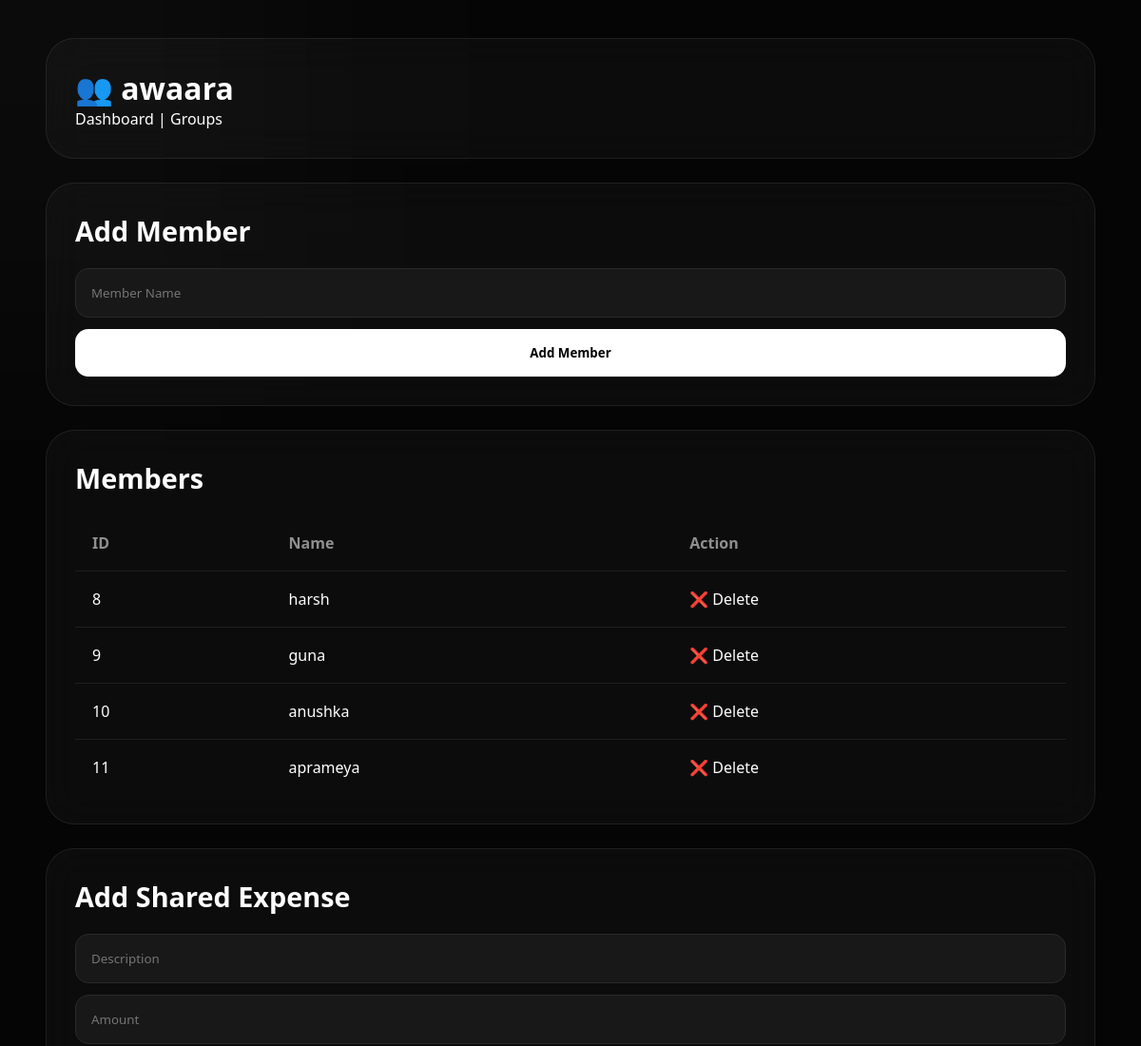
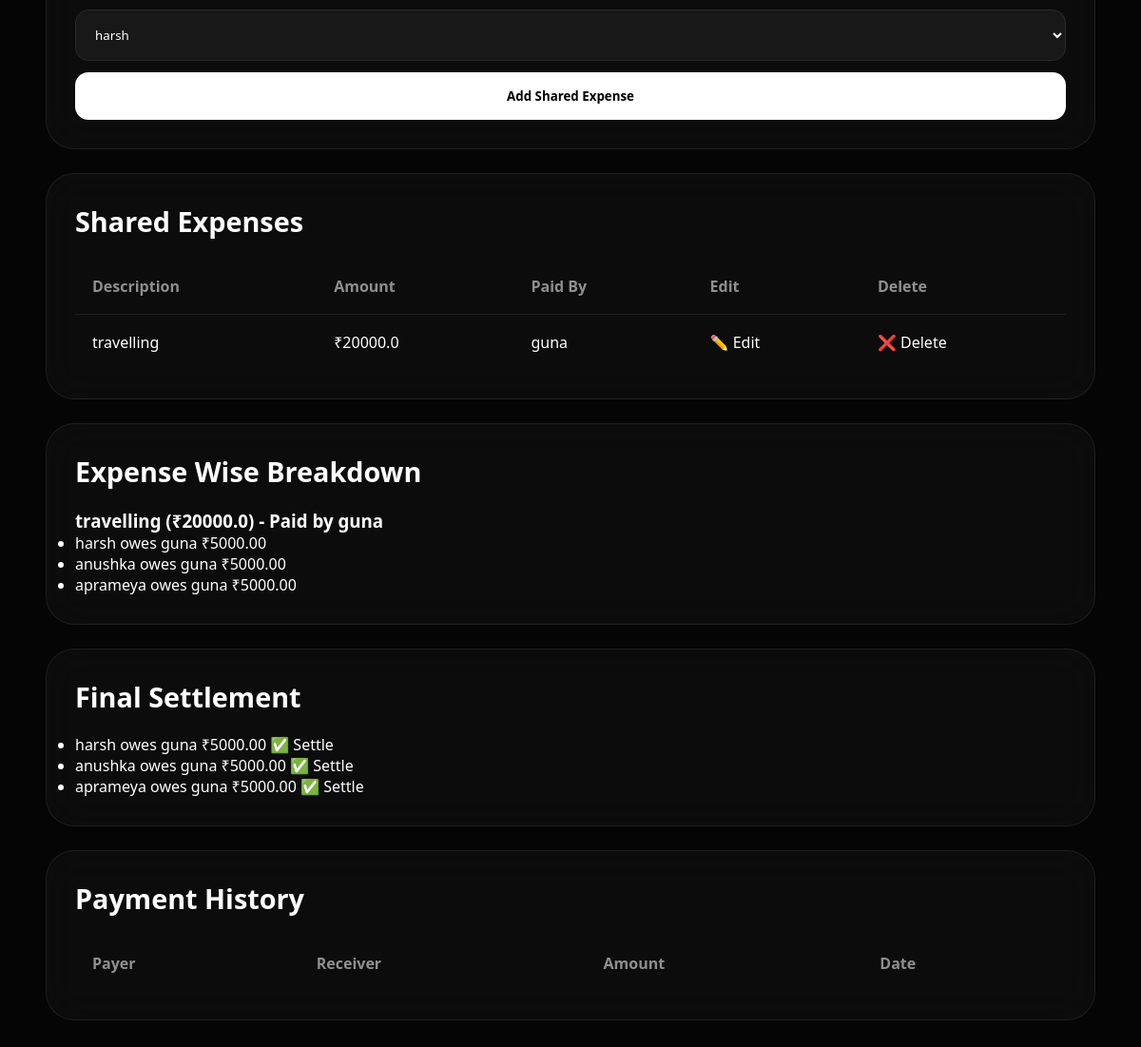
The page /group/1 on the database its author committed (2 pictures, top to bottom).
### tables this page shows
CREATE TABLE groups_table (
    id INTEGER PRIMARY KEY AUTOINCREMENT,
    group_name TEXT NOT NULL
);

CREATE TABLE members (
    id INTEGER PRIMARY KEY AUTOINCREMENT,
    group_id INTEGER,
    member_name TEXT NOT NULL
);

CREATE TABLE shared_expenses (
    id INTEGER PRIMARY KEY AUTOINCREMENT,
    group_id INTEGER,
    description TEXT,
    amount REAL,
    paid_by TEXT
);

### app.py (the view)
@app.route("/group/<int:group_id>")
def group_details(group_id):
    conn = sqlite3.connect("expenses.db")
    cursor = conn.cursor()
    cursor.execute(
        "SELECT * FROM groups_table WHERE id=?",
        (group_id,)
    )
    group = cursor.fetchone()
    cursor.execute(
        "SELECT * FROM members WHERE group_id=?",
        (group_id,)
    )
    members = cursor.fetchall()
    cursor.execute(
        "SELECT * FROM shared_expenses WHERE group_id=?",
        (group_id,)
    )
    expenses = cursor.fetchall()
    cursor.execute(
        "SELECT * FROM settlements WHERE group_id=? ORDER BY id DESC",
        (group_id,)
    )
    settlement_history = cursor.fetchall()
    member_names = [m[2] for m in members]
    expense_breakdown = []
    for expense in expenses:
        amount = expense[3]
        paid_by = expense[4]
        description = expense[2]
        if len(member_names) == 0:
            continue
        share = amount / len(member_names)
        details = []
        for member in member_names:
            if member != paid_by:
                details.append(
                    f"{member} owes {paid_by} ₹{share:.2f}"
                )
        expense_breakdown.append({
            "description": description,
            "amount": amount,
            "paid_by": paid_by,
            "details": details
        })
    balances = defaultdict(float)
    for expense in expenses:
        amount = expense[3]
        paid_by = expense[4]
        if len(member_names) == 0:
            continue
        share = amount / len(member_names)
        balances[paid_by] += amount
        for member in member_names:
            balances[member] -= share
    for settlement in settlement_history:
        payer = settlement[2]
        receiver = settlement[3]
        amount = settlement[4]
        balances[payer] += amount
        balances[receiver] -= amount
    debtors = []
    creditors = []
    for person, amount in balances.items():
        if amount > 0:
            creditors.append([person, amount])
        elif amount < 0:
            debtors.append([person, -amount])
    settlements = []
    i = 0
    j = 0
    while i < len(debtors) and j < len(creditors):
        debtor = debtors[i]
        creditor = creditors[j]
        payment_amount = min(
            debtor[1],
            creditor[1]
        )
        settlements.append({
            "text": f"{debtor[0]} owes {creditor[0]} ₹{payment_amount:.2f}",
            "payer": debtor[0],
            "receiver": creditor[0],
            "amount": round(payment_amount, 2)
        })
        debtor[1] -= payment_amount
        creditor[1] -= payment_amount
        if debtor[1] < 0.01:
            i += 1
        if creditor[1] < 0.01:
            j += 1
    conn.close()
    return render_template(
        "group_details.html",
        group=group,
        members=members,
        expenses=expenses,
        expense_breakdown=expense_breakdown,
        balances=settlements,
        settlement_history=settlement_history
    )

### templates/group_details.html (shortened to what this page needs)
<!DOCTYPE html>
<html>
<head>
    <link rel="stylesheet"
          href="{{ url_for('static', filename='style.css') }}">
</head>
<body>
<div class="container">
    <div class="card">
        <h1>👥 {{ group[1] }}</h1>
        <p>
            <a href="/">Dashboard</a> |
            <a href="/groups">Groups</a>
        </p>
    </div>
    <div class="card">
        <h2>Add Member</h2>
        <form action="/add_member/{{ group[0] }}"
              method="POST">
            <input
                type="text"
                name="member_name"
                placeholder="Member Name"
                required>
            <button type="submit">
                Add Member
            </button>
        </form>
    </div>
    <div class="card">
        <h2>Members</h2>
        <table>
            <tr>
                <th>ID</th>
                <th>Name</th>
                <th>Action</th>
            </tr>
            {% for member in members %}
            <tr>
                <td>{{ member[0] }}</td>
                <td>{{ member[2] }}</td>
                <td>
                    <a
                    href="/delete_member/{{ member[0] }}/{{ group[0] }}"
                    onclick="return confirm('Delete this member?')">
                        ❌ Delete
                    </a>
                </td>
            </tr>
            {% endfor %}
        </table>
    </div>
    <div class="card">
        <h2>Add Shared Expense</h2>
        <form action="/add_shared_expense/{{ group[0] }}"
              method="POST">
            <input
                type="text"
                name="description"
                placeholder="Description"
                required>
            <input
                type="number"
                step="0.01"
                name="amount"
                placeholder="Amount"
                required>
            <select name="paid_by" required>
                {% for member in members %}
                <option>{{ member[2] }}</option>
                {% endfor %}
            </select>
            <button type="submit">
                Add Shared Expense
            </button>
        </form>
    </div>
    <div class="card">
        <h2>Shared Expenses</h2>
        <table>
            <tr>
                <th>Description</th>
                <th>Amount</th>
                <th>Paid By</th>
                <th>Edit</th>
                <th>Delete</th>
            </tr>
            {% for expense in expenses %}
            <tr>
                <td>{{ expense[2] }}</td>
                <td>₹{{ expense[3] }}</td>
                <td>{{ expense[4] }}</td>
                <td>
                    <a href="/edit_shared_expense/{{ expense[0] }}">
                        ✏️ Edit
                    </a>
                </td>
                <td>
                    <a
                    href="/delete_shared_expense/{{ expense[0] }}/{{ group[0] }}"
                    onclick="return confirm('Delete this expense?')">
                        ❌ Delete
                    </a>
                </td>
            </tr>
            {% endfor %}
        </table>
    </div>
    <div class="card">
        <h2>Expense Wise Breakdown</h2>
        {% for item in expense_breakdown %}
        <h3>
            {{ item.description }}
            (₹{{ item.amount }})
            - Paid by {{ item.paid_by }}
        </h3>
        <ul>
            {% for detail in item.details %}
            <li>{{ detail }}</li>
            {% endfor %}
        </ul>
        {% endfor %}
    </div>
    <div class="card">
        <h2>Final Settlement</h2>
        <ul>
            {% for balance in balances %}
            <li>
                {{ balance.text }}
                <a
                href="/settle_up/{{ group[0] }}?payer={{ balance.payer }}&receiver={{ balance.receiver }}&amount={{ balance.amount }}"
                onclick="return confirm('Mark this payment as settled?')">
                    ✅ Settle
                </a>
            </li>
            {% endfor %}
        </ul>
    </div>
    <div class="card">
        <h2>Payment History</h2>
        <table>
            <tr>
                <th>Payer</th>
                <th>Receiver</th>
                <th>Amount</th>
                <th>Date</th>
            </tr>
        </table>
    </div>
</div>
</body>
</html>

### static/style.css (style rules this page uses)
* { margin:0; padding:0; box-sizing:border-box; font-family:'Segoe UI',sans-serif; }
body { background:#050505; color:white; overflow-x:hidden; }
body::before { content:''; position:fixed; width:500px; height:500px; top:-200px; left:-200px; background:rgba(255,255,255,0.04); filter:blur(150px); z-index:-1; }
.container { width:92%; max-width:1400px; margin:auto; padding:40px 0; }
.card { background:rgba(255,255,255,0.03); backdrop-filter:blur(20px); border:1px solid rgba(255,255,255,0.08); border-radius:30px; padding:30px; margin-bottom:25px; }
.card h2 { margin-bottom:20px; font-size:1.8rem; }
form { display:flex; flex-direction:column; gap:12px; }
input, select { width:100%; padding:16px; background:#181818; border:1px solid #2a2a2a; color:white; border-radius:14px; outline:none; transition:.3s; }
button { width:100%; padding:16px; background:white; color:black; border:none; border-radius:14px; font-weight:700; cursor:pointer; transition:.3s; }
table { width:100%; border-collapse:collapse; }
th { text-align:left; padding:18px; color:#8f8f8f; }
td { padding:18px; border-top:1px solid rgba(255,255,255,0.08); }
a { color:white; text-decoration:none; }

### rows shown on the page
groups_table: group_name "awaara"
members: id "8", member_name "harsh"
members: id "9", member_name "guna"
members: id "10", member_name "anushka"
members: id "11", member_name "aprameya"
shared_expenses: description "travelling", amount "20000.0", paid_by "guna", details "harsh owes guna ₹5000.00" "anushka owes guna ₹5000.00" "aprameya owes guna ₹5000.00"

### other values the page prints
{{ balance.text }} "harsh owes guna ₹5000.00" "anushka owes guna ₹5000.00" "aprameya owes guna ₹5000.00"
form field paid_by "harsh"
